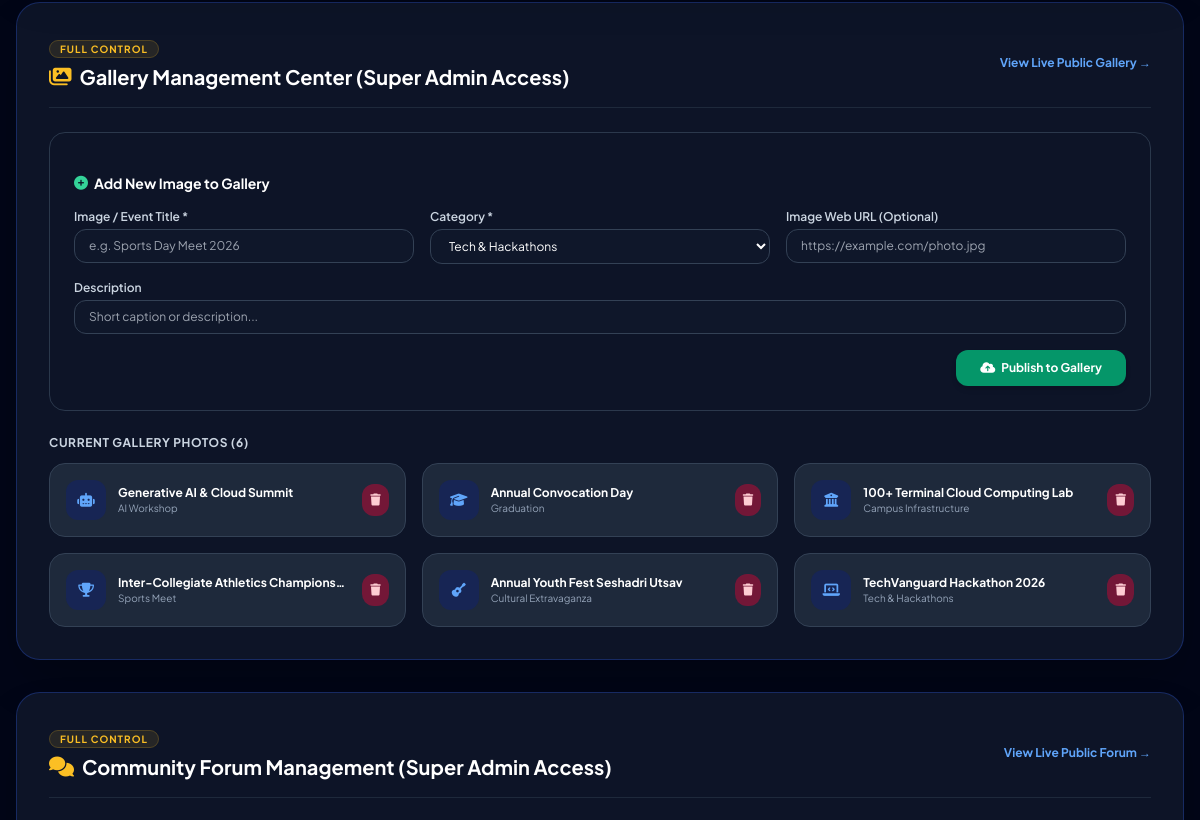
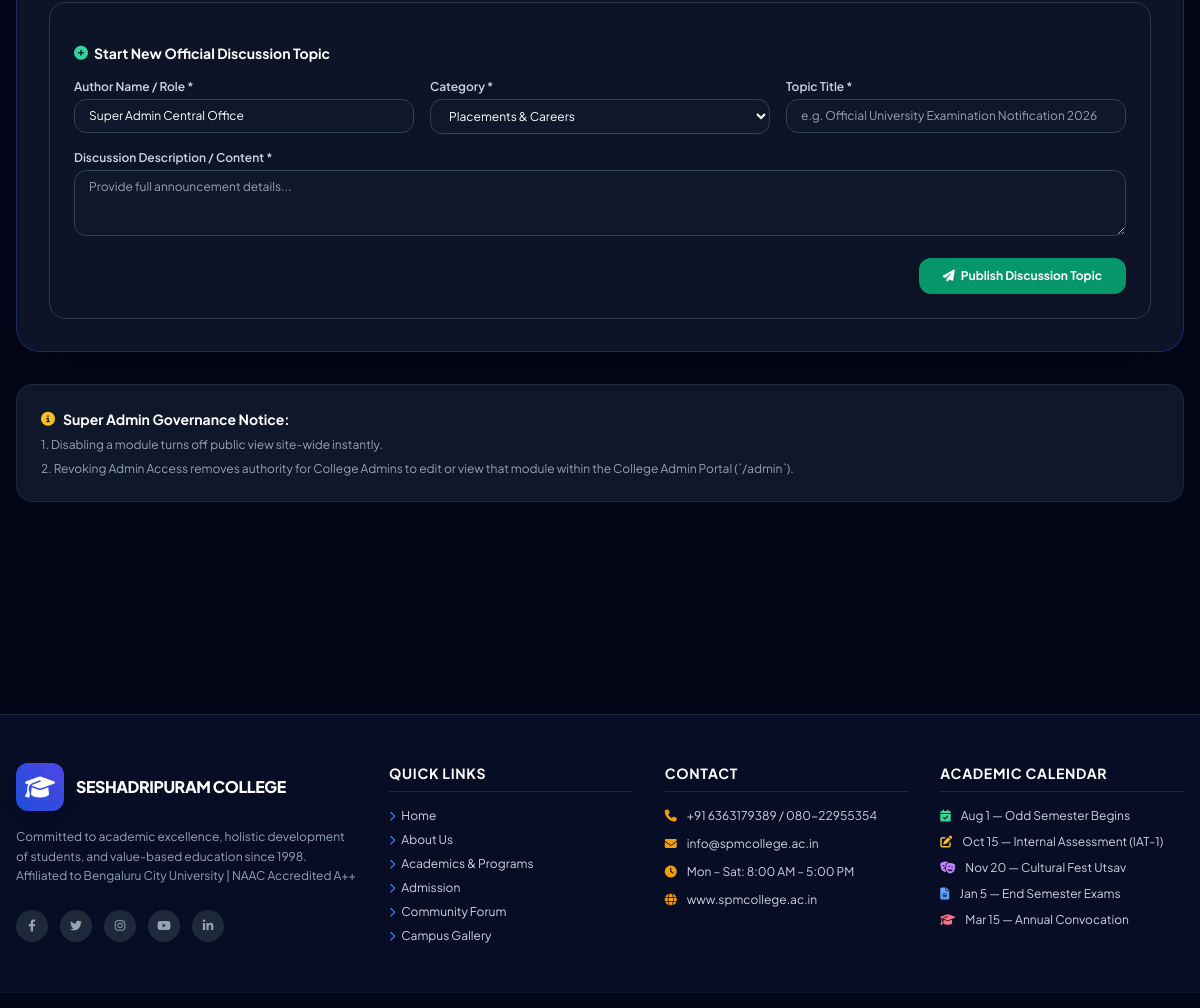
Before: /superadmin (signed in, lower part) with the older database file (2 pictures, top to bottom).
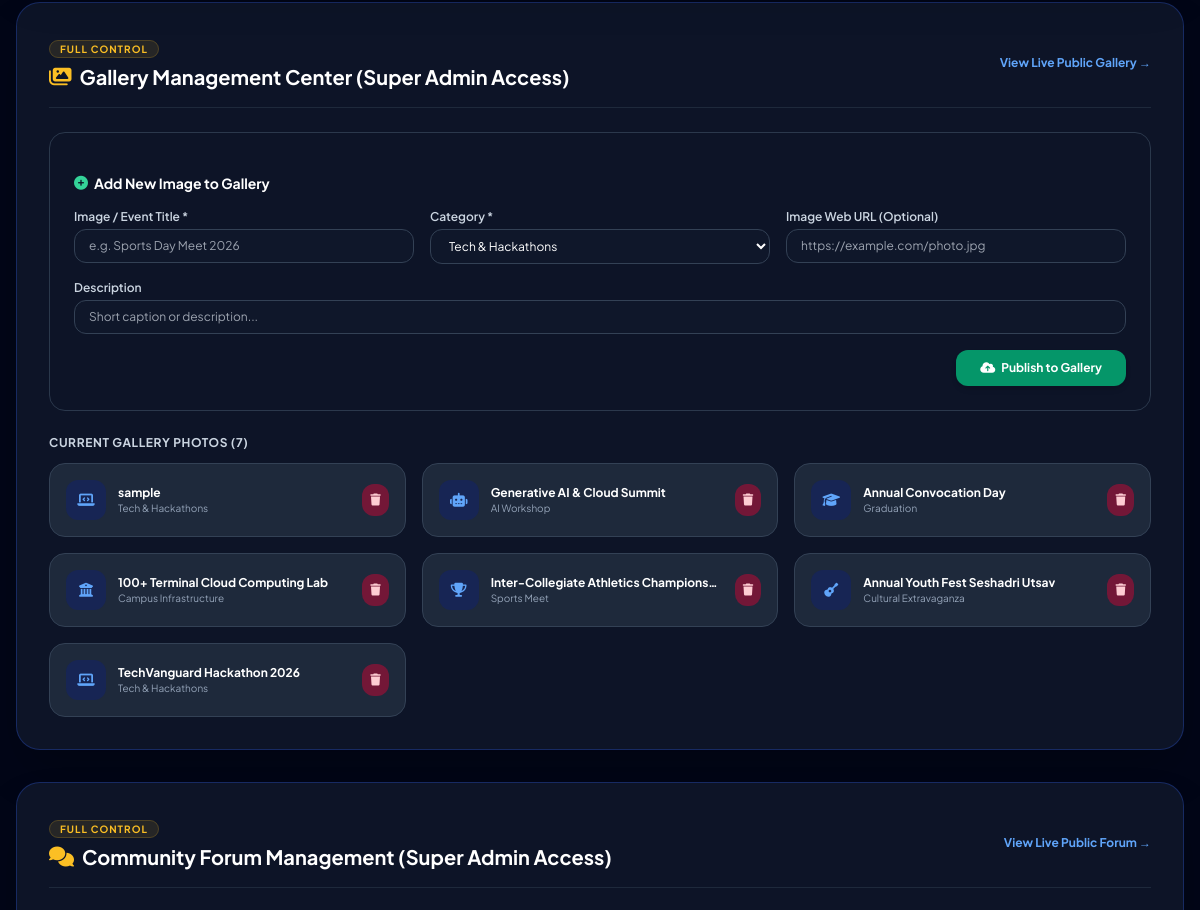
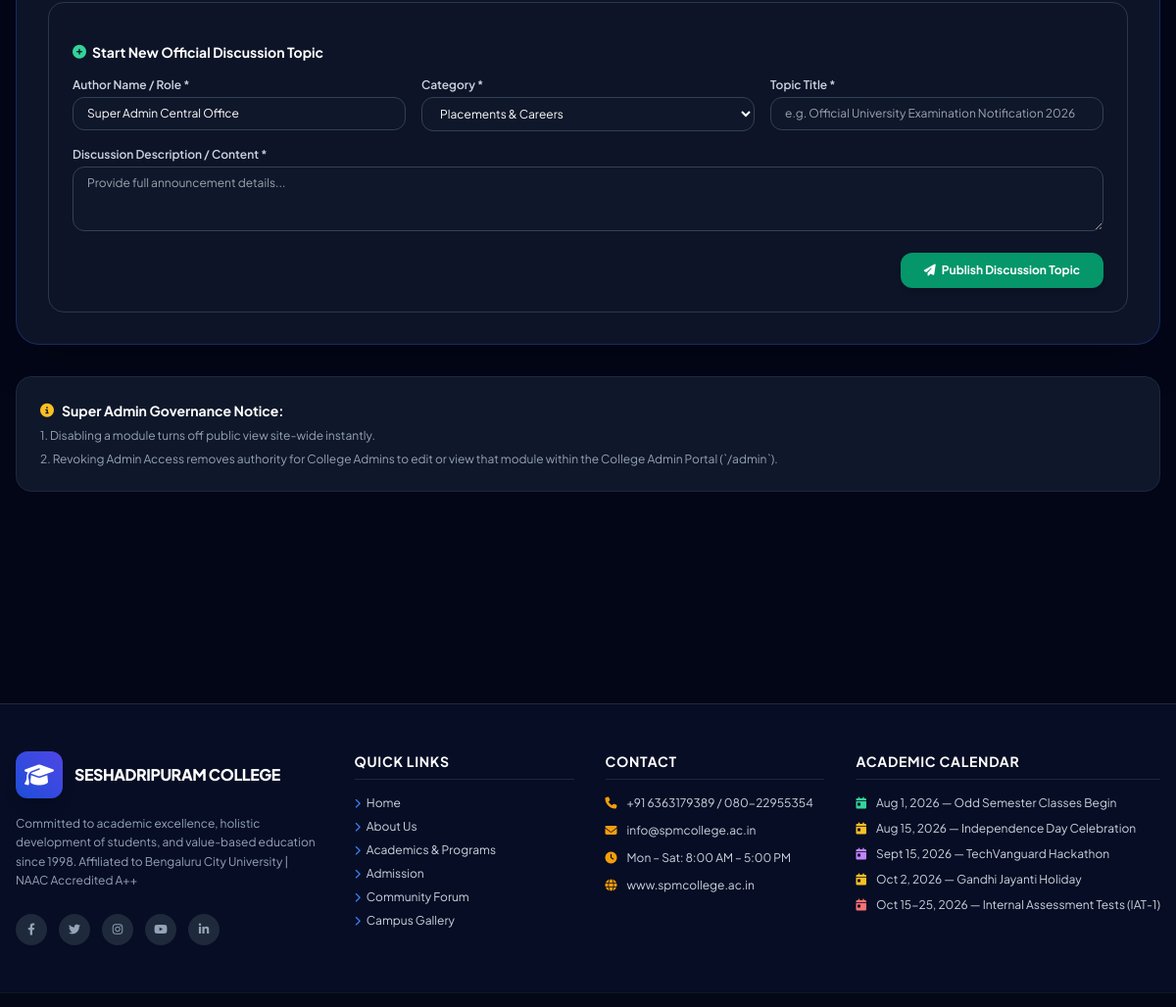
After: the same page with the newer database file (2 pictures, top to bottom).
### models.py (models this page shows, shortened)
class GalleryItem(db.Model):
    __tablename__ = 'gallery_items'
    id = db.Column(db.Integer, primary_key=True)
    college_id = db.Column(db.Integer, db.ForeignKey('college.id'), nullable=False, index=True)
    title = db.Column(db.String(150), nullable=False)
    category = db.Column(db.String(50), nullable=False)
    category_label = db.Column(db.String(100), nullable=False)
    description = db.Column(db.Text, nullable=True)
    image_url = db.Column(db.String(500), nullable=True, default='')
    icon = db.Column(db.String(100), nullable=True, default='fa-solid fa-image')
    gradient = db.Column(db.String(100), nullable=True, default='from-blue-900 to-indigo-700')
    created_at = db.Column(db.DateTime, default=datetime.utcnow)
    updated_at = db.Column(db.DateTime, default=datetime.utcnow, onupdate=datetime.utcnow)

class AcademicCalendarItem(db.Model):
    __tablename__ = 'academic_calendar_items'
    id = db.Column(db.Integer, primary_key=True)
    college_id = db.Column(db.Integer, db.ForeignKey('college.id'), nullable=False, index=True)
    date_display = db.Column(db.String(100), nullable=False)
    event_name = db.Column(db.String(200), nullable=False)
    event_type = db.Column(db.String(30), nullable=False)
    display_order = db.Column(db.Integer, default=0, nullable=False)
    created_at = db.Column(db.DateTime, default=datetime.utcnow, nullable=False)
    updated_at = db.Column(db.DateTime, default=datetime.utcnow, onupdate=datetime.utcnow, nullable=False)

### app.py (the view)
@app.route('/superadmin')
@platform_super_admin_required
def superadmin():
    college = get_default_college()
    gallery_items = models.GalleryItem.query.filter_by(
        college_id=college.id
    ).order_by(models.GalleryItem.created_at.desc(), models.GalleryItem.id.desc()).all()
    return render_template('superadmin.html', title="Super Admin - Module Control Matrix", modules=get_current_modules(), gallery_items=gallery_items)

### app.py (called while the page is built)
@login_manager.user_loader
def load_user(user_id):
    return models.User.query.get(int(user_id))

@app.before_request
def ensure_csrf_token():
    if 'csrf_token' not in session:
        session['csrf_token'] = secrets.token_hex(32)

@app.before_request
def verify_csrf_protection():
    if request.method in ['POST', 'PUT', 'PATCH', 'DELETE']:
        form_token = request.form.get('csrf_token') or request.headers.get('X-CSRFToken')
        session_token = session.get('csrf_token')
        if not form_token or not session_token or not secrets.compare_digest(str(form_token), str(session_token)):
            abort(400, description="CSRF Token Missing or Invalid")

@app.after_request
def add_security_and_cache_headers(response):
    if request.path.startswith('/static/'):
        response.headers['Cache-Control'] = 'public, max-age=86400'
    response.headers['X-Content-Type-Options'] = 'nosniff'
    response.headers['X-Frame-Options'] = 'SAMEORIGIN'
    response.headers['X-XSS-Protection'] = '1; mode=block'
    response.headers['Referrer-Policy'] = 'strict-origin-when-cross-origin'
    return response

### templates/superadmin.html (shortened to what the changed rows need)
{% extends "base.html" %}
{% block content %}
<section class="bg-slate-950 text-white min-h-[85vh] py-10 px-4">
    <div class="max-w-7xl mx-auto space-y-8">
        <div class="bg-slate-900/90 p-8 rounded-3xl border border-blue-900/60 space-y-6 shadow-2xl" data-aos="fade-up">
            <div class="space-y-3">
                <h4 class="text-xs font-bold text-slate-300 uppercase tracking-wider">Current Gallery Photos ({{ gallery_items|length }})</h4>
                <div class="grid grid-cols-1 sm:grid-cols-2 lg:grid-cols-3 gap-4">
                    {% for item in gallery_items %}
                    <div class="bg-slate-800 p-4 rounded-2xl border border-slate-700 flex items-center justify-between gap-3">
                        <div class="flex items-center gap-3 overflow-hidden">
                            <div class="w-10 h-10 rounded-xl bg-blue-950 flex items-center justify-center text-blue-400 font-bold text-sm flex-shrink-0">
                                <i class="{{ item.icon if item.icon else 'fa-solid fa-image' }}"></i>
                            </div>
                            <div class="truncate">
                                <h5 class="text-xs font-bold text-white truncate">{{ item.title }}</h5>
                                <p class="text-[10px] text-slate-400">{{ item.category_label }}</p>
                            </div>
                        </div>
                        <form action="{{ url_for('gallery_delete', item_id=item.id) }}" method="POST" onsubmit="return confirm('Delete photo: {{ item.title }}?');">
                            <button type="submit" title="Remove Photo" class="bg-rose-900/80 hover:bg-rose-700 text-rose-200 p-2 rounded-xl text-xs font-bold transition-all">
                                <i class="fa-solid fa-trash"></i>
                            </button>
                        </form>
                    </div>
                    {% endfor %}
                </div>
            </div>
        </div>
    </div>
</section>
{% endblock %}

### templates/base.html (shortened to what the changed rows need)
<!DOCTYPE html>
<html lang="en">
<head>
    <script src="https://cdn.tailwindcss.com"></script>
    <link rel="stylesheet" href="https://cdnjs.cloudflare.com/ajax/libs/font-awesome/6.4.0/css/all.min.css">
    <link rel="stylesheet" href="https://unpkg.com/aos@next/dist/aos.css" />
    <link rel="stylesheet" href="{{ url_for('static', filename='css/style.css') }}">
</head>
<body class="bg-slate-50 text-slate-800 flex flex-col min-h-screen overflow-x-hidden">
    <main class="flex-grow">
        {% block content %}{% endblock %}
    </main>
    <footer class="bg-navy-950 text-slate-300 border-t border-slate-800">
        <div class="max-w-7xl mx-auto px-4 py-12 footer-grid">
            <div>
                <ul class="space-y-2.5 text-xs">
                    {% if academic_calendar %}
                        {% for cal in academic_calendar[:5] %}
                        <li class="flex items-start gap-2.5">
                            <i class="fa-solid fa-calendar-day {% if cal.event_type == 'exam' %}text-red-400{% elif cal.event_type == 'holiday' %}text-amber-400{% elif cal.event_type == 'event' %}text-purple-400{% else %}text-emerald-400{% endif %} mt-0.5 flex-shrink-0"></i>
                            <span class="truncate">{{ cal.date_display }} — {{ cal.event_name }}</span>
                        </li>
                        {% endfor %}
                    {% else %}
                        <li class="flex items-start gap-2.5">
                            <i class="fa-solid fa-calendar-check text-emerald-400 mt-0.5"></i>
                            <span>Aug 1 — Odd Semester Begins</span>
                        </li>
                        <li class="flex items-start gap-2.5">
                            <i class="fa-solid fa-pen-to-square text-amber-400 mt-0.5"></i>
                            <span>Oct 15 — Internal Assessment (IAT-1)</span>
                        </li>
                        <li class="flex items-start gap-2.5">
                            <i class="fa-solid fa-masks-theater text-purple-400 mt-0.5"></i>
                            <span>Nov 20 — Cultural Fest Utsav</span>
                        </li>
                        <li class="flex items-start gap-2.5">
                            <i class="fa-solid fa-file-lines text-blue-400 mt-0.5"></i>
                            <span>Jan 5 — End Semester Exams</span>
                        </li>
                        <li class="flex items-start gap-2.5">
                            <i class="fa-solid fa-graduation-cap text-rose-400 mt-0.5"></i>
                            <span>Mar 15 — Annual Convocation</span>
                        </li>
                    {% endif %}
                </ul>
            </div>
        </div>
    </footer>
</body>
</html>

Changed rows visible on the page:
added GalleryItem: title "sample", category_label "Tech & Hackathons"
added AcademicCalendarItem: date_display "Aug 1, 2026", event_name "Odd Semester Classes Begin"
added AcademicCalendarItem: date_display "Aug 15, 2026", event_name "Independence Day Celebration"
added AcademicCalendarItem: date_display "Sept 15, 2026", event_name "TechVanguard Hackathon"
added AcademicCalendarItem: date_display "Oct 2, 2026", event_name "Gandhi Jayanti Holiday"
added AcademicCalendarItem: date_display "Oct 15-25, 2026", event_name "Internal Assessment Tests (IAT-1)"
Other visible differences:
{{ gallery_items|length }}: "6" → "7"
text no longer shown: "Aug 1 — Odd Semester Begins Oct 15 — Internal Assessment (IAT-1) Nov 20 — Cultural Fest Utsav Jan 5 — End Semester Exams Mar 15 — Annual Convocation"
